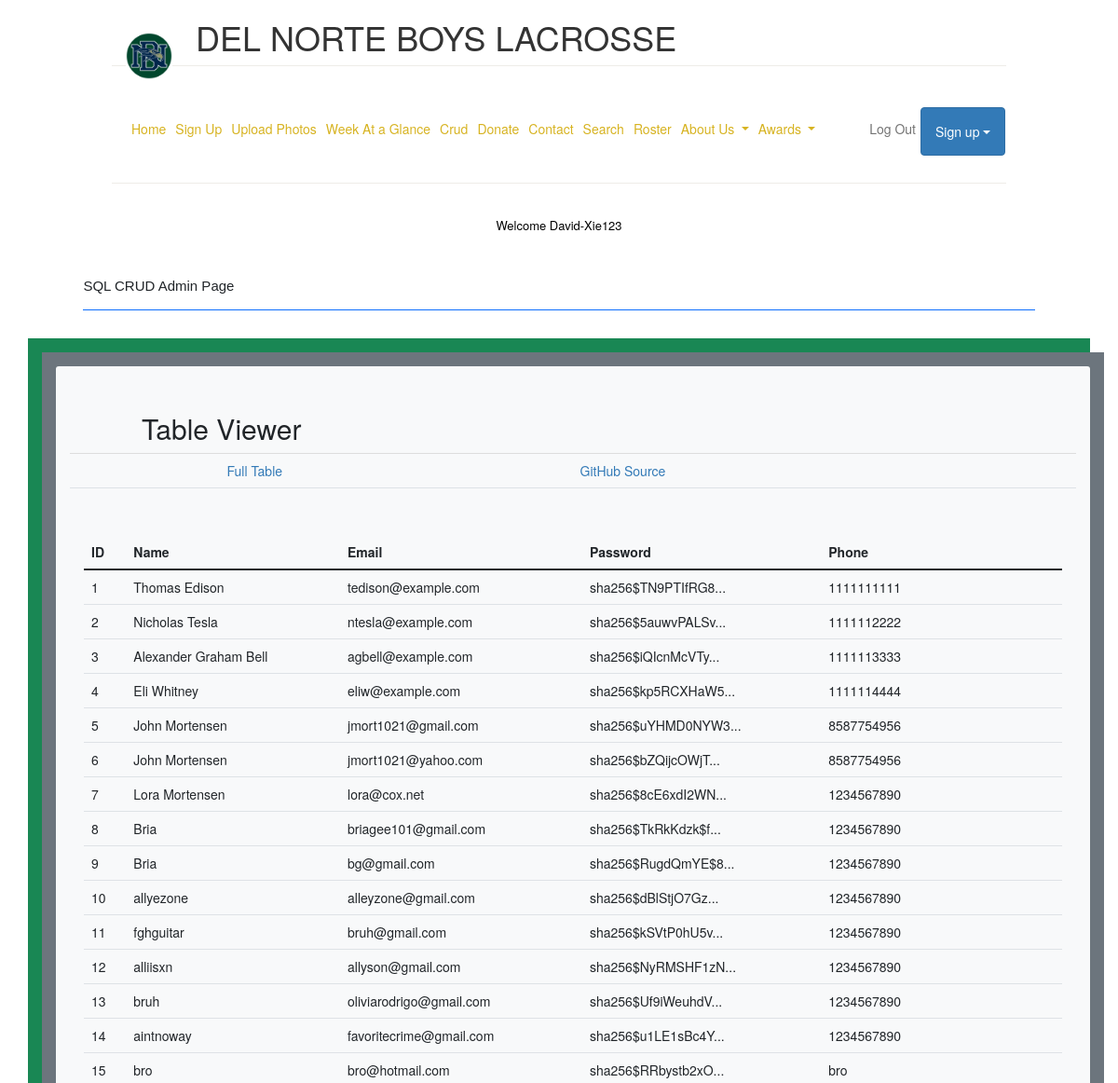
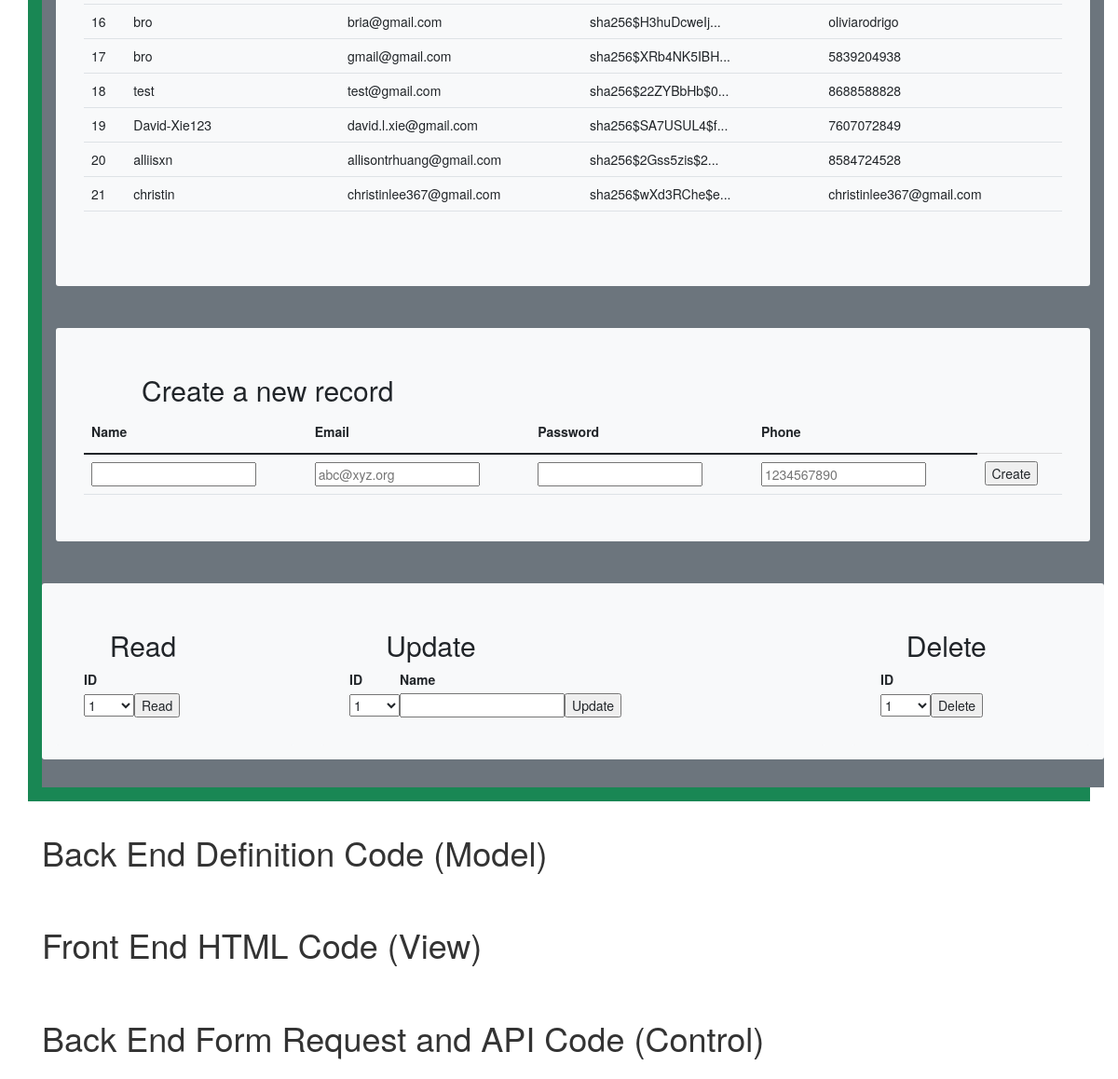
/crud/ (signed in), run on the app's committed database (2 pictures, top to bottom).
### model.py (models this page shows, shortened)
class Users(UserMixin, db.Model):
    __tablename__ = 'users'
    userID = db.Column(db.Integer, primary_key=True)
    name = db.Column(db.String(255), unique=False, nullable=False)
    email = db.Column(db.String(255), unique=True, nullable=False)
    password = db.Column(db.String(255), unique=False, nullable=False)
    phone = db.Column(db.String(255), unique=False, nullable=False)
    notes = db.relationship("Notes", cascade='all, delete', backref='users', lazy=True)
    def read(self):
        return {
            "userID": self.userID,
            "name": self.name,
            "email": self.email,
            "password": self.password,
            "phone": self.phone,
            "query": "by_alc"  # This is for fun, a little watermark
        }
    def delete(self):
        db.session.delete(self)
        db.session.commit()
        return None

### cruddy/app_crud.py (the view)
@app_crud.route('/')
@login_required  # Flask-Login uses this decorator to restrict access to logged in users
def crud():
    return render_template("crud.html", table=users_all())

### cruddy/query.py (called while the page is built)
def users_all():
    return users_all_alc()

def users_all_alc():
    table = Users.query.all()
    json_ready = [peep.read() for peep in table]
    return json_ready

@login_manager.user_loader
def user_loader(user_id):
    if user_id is not None:
        return Users.query.get(user_id)
    return None

### templates/crud.html (shortened to what this page needs)
<!DOCTYPE html>
{% extends "layouts/base.html" %}
{% block body %}
    {% if current_user.is_authenticated %}
        <p style="text-align:center;"> Welcome {{ current_user.name }} <p>
    {% endif %}
    <div class="container py-4">
        <header class="pb-3 mb-4 border-bottom border-primary text-dark">
            <span class="fs-4">SQL CRUD Admin Page</span>
        </header>
    </div>
    <div class="container py-4 text-light bg-success">
        <div class="container bg-secondary py-4">
            <div class="p-5 mb-4 bg-light text-dark rounded-3">
                <h2>Table Viewer</h2>
                <div class="row align-items-md-stretch">
                    <table class="table">
                        <tbody>
                        <tr>
                            <td></td>
                            <td></td>
                            <td><a href={{url_for('crud.crud')}}>Full Table </a></td>
                            <td><a href="https://github.com/nighthawkcoders/nighthawk_csp/tree/master/crud">GitHub Source</a></td>
                        </tr>
                        </tbody>
                    </table>
                </div>
                <div class="row align-items-md-stretch">
                    <div class="container-fluid py-5">
                        <table class="table">
                            <thead>
                            <tr>
                                <th>ID</th>
                                <th>Name</th>
                                <th>Email</th>
                                <th>Password</th>
                                <th>Phone</th>
                            </tr>
                            </thead>
                            <tbody>
                            {% for row in table %}
                                {% set pn = "" ~ row['phone'] %}
                                {% set pnf = "(" ~ pn[0:3] ~ ")" ~ pn[3:6] ~ "-" ~ pn[6:10] %}
                                <tr>
                                    <td>{{ row['userID'] }}</td>
                                    <td>{{ row['name'] }}</td>
                                    <td>{{ row['email'] }}</td>
                                    <td>{{ row['password'] | truncate(20) }}</td>
                                    <td>{{ row['phone'] }}</td>
                                </tr>
                            {% endfor %}
                            </tbody>
                        </table>
                    </div>
                </div>
            </div>
        </div>
        <div class="container bg-secondary py-4">
            <div class="p-5 mb-4 bg-light text-dark rounded-3">
                <h2>Create a new record</h2>
                <form method="POST" ID="create" action={{url_for('crud.create')}} >
                    <table class="table">
                        <thead>
                        <tr>
                            <th><label for="name">Name</label></th>
                            <th><label for="email">Email</label></th>
                            <th><label for="password">Password</label></th>
                            <th><label for="phone">Phone</label></th>
                        </tr>
                        </thead>
                        <tbody>
                        <tr>
                            <td><input type="text" name="name" id="name" required></td>
                            <td><input type="email" name="email" id="email" placeholder="abc@xyz.org" required></td>
                            <td><input type="password" name="password" id="password" required></td>
                            <td><input type="tel" name="phone" id="phone" pattern="[0-9]{10}" placeholder="1234567890" required></td>
                            <td><input type="submit" value="Create"></td>
                        </tr>
                        </tbody>
                    </table>
                </form>
            </div>
        </div>
        <div class="container bg-secondary py-4">
            <div class="row mb-4 bg-light text-dark rounded-3">
                <div class="col-md-3">
                    <div class="p-5 mb-4 bg-light text-dark rounded-3">
                        <h2>Read</h2>
                        <form method="POST" ID="read" action={{url_for('crud.read')}} >
                            <table id="read_table">
                                <tr><th><label for="read_userid">ID</label></th></tr>
                                <tr>
                                    <td>
                                        <select name="userid" id="read_userid">
                                            <optgroup label="userid">
                                                {% for row in table %}
                                                    <option label="{{ row['userID'] }}">{{ row['userID'] }}</option>
                                                {% endfor %}
                                            </optgroup>
                                        </select>
                                    </td>
                                    <td>
                                        <input type="submit" value="Read">
                                    </td>
                                </tr>
                            </table>
                        </form>
                    </div>
                </div>
                <div class="col-md-6">
                    <div class="p-5 mb-4 bg-light text-dark rounded-3">
                        <h2>Update</h2>
                        <form method="POST" ID="update" action={{url_for('crud.update')}} >
                            <table id="update_table">
                                <tr>
                                    <th><label for="update_userid">ID</label></th>
                                    <th><label for="update_name">Name</label></th>
                                </tr>
                                <tr>
                                    <td>
                                        <select name="userid" id="update_userid">
                                            <optgroup label="userid">
                                                {% for row in table %}
                                                    <option label="{{ row['userID'] }}">{{ row['userID'] }}</option>
                                                {% endfor %}
                                            </optgroup>
                                        </select>
                                    </td>
                                    <td><input type="text" name="name" id="update_name" required></td>
                                    <td><input type="submit" value="Update"></td>
                                </tr>
                            </table>
                        </form>
                    </div>
                </div>
                <div class="col-md-3">
                    <div class="p-5 mb-4 bg-light text-dark rounded-3">
                        <h2>Delete</h2>
                        <form method="POST" ID="read" action={{url_for('crud.delete')}} >
                            <table id="read_table">
                                <tr><th><label for="delete_userid">ID</label></th></tr>
                                <tr>
                                    <td>
                                        <select name="userid" id="delete_userid">
                                            <optgroup label="userid">
                                                {% for row in table %}
                                                    <option label="{{ row['userID'] }}">{{ row['userID'] }}</option>
                                                {% endfor %}
                                            </optgroup>
                                        </select>
                                    </td>
                                    <td><input type="submit" value="Delete"></td>
                                </tr>
                            </table>
                        </form>
                    </div>
                </div>
            </div>
        </div>
    </div>
    <div class="container py-4">
        <h1 id="BE-MODEL">Back End Definition Code (Model) </h1>
    </div>
    <div class="container py-4">
        <h1 id="FE-VIEW">Front End HTML Code (View) </h1>
    </div>
    <div class="container py-4">
        <h1 id="BE-CONTROL">Back End Form Request and API Code (Control)</h1>
    </div>
{% endblock %}

### templates/layouts/base.html (style rules this page uses)
header { padding-bottom: 16px; border-bottom: 1px solid #eeece8; font-family: sans-serif, "Arial Narrow"; font-stretch: expanded; color: black; font-size: x-large; margin: 1% 4% 3% 4%; }
h1 { color: black; font: helvetica; font-size: larger; margin: 1% 4% 3% 4%; text-align: left; }
h2 { color: black; font: helvetica; font-size: larger; margin: 1% 4% 3% 4%; text-align: left; text-indent: 20px; }
p { color: black; font: helvetica; font-size: small; }
body { background-color: white; margin: 1% 10% 3% 10%; }

### data on the page
Users: name "David-Xie123", userID "19", email "david.l.xie@gmail.com", password "sha256$SA7USUL4$f...", phone "7607072849"
Users: userID "1", name "Thomas Edison", email "tedison@example.com", password "sha256$TN9PTIfRG8...", phone "1111111111"
Users: userID "2", name "Nicholas Tesla", email "ntesla@example.com", password "sha256$5auwvPALSv...", phone "1111112222"
Users: userID "3", name "Alexander Graham Bell", email "agbell@example.com", password "sha256$iQIcnMcVTy...", phone "1111113333"
Users: userID "4", name "Eli Whitney", email "eliw@example.com", password "sha256$kp5RCXHaW5...", phone "1111114444"
Users: userID "5", name "John Mortensen", email "jmort1021@gmail.com", password "sha256$uYHMD0NYW3...", phone "8587754956"
Users: userID "6", name "John Mortensen", email "jmort1021@yahoo.com", password "sha256$bZQijcOWjT...", phone "8587754956"
Users: userID "7", name "Lora Mortensen", email "lora@cox.net", password "sha256$8cE6xdI2WN...", phone "1234567890"
Users: userID "8", name "Bria", email "briagee101@gmail.com", password "sha256$TkRkKdzk$f...", phone "1234567890"
Users: userID "9", name "Bria", email "bg@gmail.com", password "sha256$RugdQmYE$8...", phone "1234567890"
Users: userID "10", name "allyezone", email "alleyzone@gmail.com", password "sha256$dBlStjO7Gz...", phone "1234567890"
Users: userID "11", name "fghguitar", email "bruh@gmail.com", password "sha256$kSVtP0hU5v...", phone "1234567890"
Users: userID "12", name "alliisxn", email "allyson@gmail.com", password "sha256$NyRMSHF1zN...", phone "1234567890"
Users: userID "13", name "bruh", email "oliviarodrigo@gmail.com", password "sha256$Uf9iWeuhdV...", phone "1234567890"
Users: userID "14", name "aintnoway", email "favoritecrime@gmail.com", password "sha256$u1LE1sBc4Y...", phone "1234567890"
Users: userID "15", name "bro", email "bro@hotmail.com", password "sha256$RRbystb2xO...", phone "bro"
Users: userID "16", name "bro", email "bria@gmail.com", password "sha256$H3huDcweIj...", phone "oliviarodrigo"
Users: userID "17", name "bro", email "gmail@gmail.com", password "sha256$XRb4NK5IBH...", phone "5839204938"
Users: userID "18", name "test", email "test@gmail.com", password "sha256$22ZYBbHb$0...", phone "8688588828"
Users: userID "20", name "alliisxn", email "allisontrhuang@gmail.com", password "sha256$2Gss5zis$2...", phone "8584724528"
Users: userID "21", name "christin", email "christinlee367@gmail.com", password "sha256$wXd3RChe$e...", phone "christinlee367@gmail.com"

### other printed values
form field userid "1"
